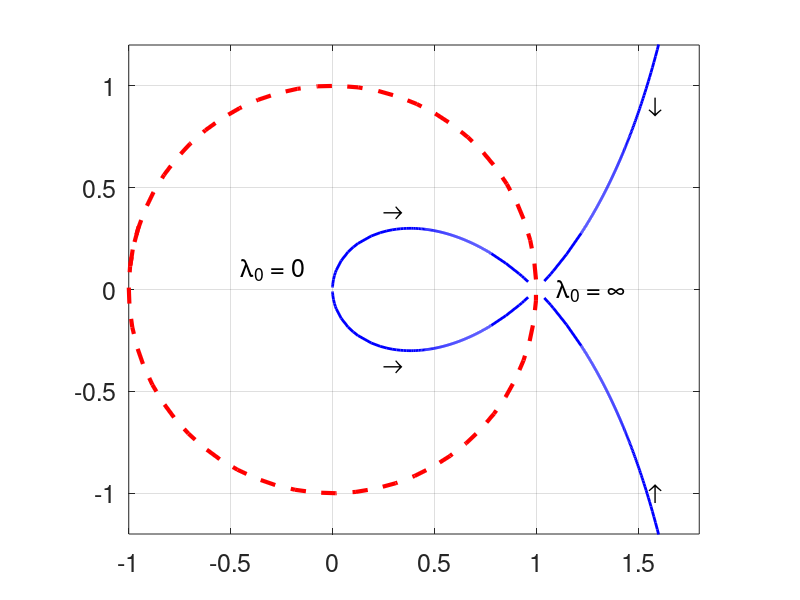
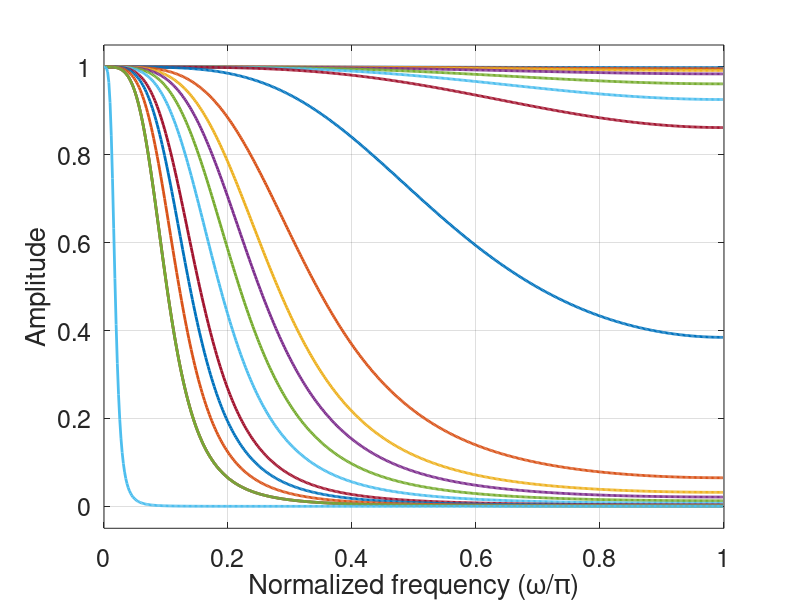
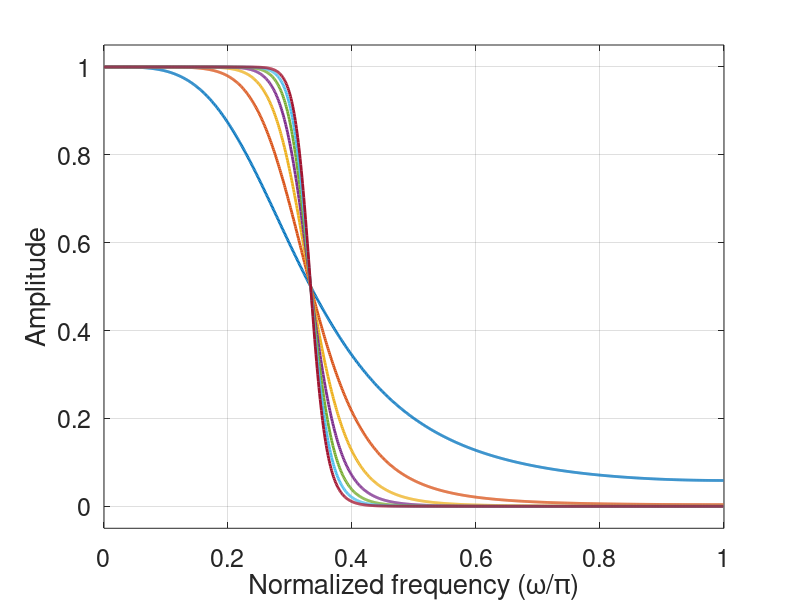

Write MATLAB code to recreate these figures, in order.
clear
close all
clc

% Fixed-Order variable Lambda
DiffOrder = 2; % smoothness constraint order greater than 1
% lambda = [1e-2 : 1e-2 : 100 500 1000 10000]; % smoothness factor
lambda = [1e-4 2.5e-4 5e-4 1e-3 2.5e-3 5e-3 7.5e-3 1e-2 2.5e-2 5e-2 7.5e-2 1e-1:1e-1:100 500 5000 1e4 2e4 1e5]; % smoothness factor
% lambda = logspace(-3, 10, 1000);
h = diff([zeros(1, DiffOrder) 1 zeros(1, DiffOrder)], DiffOrder);
phi = conv(h,h);
N = 512;
r = zeros(length(lambda), 2*DiffOrder);
H = zeros(N, length(lambda));
W = zeros(N, length(lambda));
for i = 1 : length(lambda),
    gg = phi*lambda(i);
    midindex = (length(phi)+1)/2;
    gg(midindex) = gg(midindex) + 1;
    r(i,:) = roots(gg);
    [H(:, i), W(:, i)] = freqz(sum(gg),gg, N);
end

% Fixed-Lambda variable order
DiffOrder = [2 4 6 8 10 12 14]; % smoothness constraint order greater than 1
llambda = 1; % smoothness factor

N = 1024;
HH = zeros(N, length(DiffOrder));
WW = zeros(N, length(DiffOrder));
for i = 1 : length(DiffOrder),
    hh = diff([zeros(1, DiffOrder(i)) 1 zeros(1, DiffOrder(i))], DiffOrder(i));
    phiphi = conv(hh,hh);
    gg = phiphi*llambda;
    %     gg = phiphi*llambda^(DiffOrder(i));
    midindex = (length(phiphi)+1)/2;
    gg(midindex) = gg(midindex) + 1;
    [HH(:, i), WW(:, i)] = freqz(sum(gg),gg, N);
end

theta = -1.1*pi:.1:pi;

figure
hold on
% plot(r,'bx', 'linewidth', 2);
plot(r,'b', 'linewidth', 2);
plot(cos(theta),sin(theta),'r--', 'linewidth', 3);
axis([-1 1.8 -1.2 1.2]);
axis equal
set(gca,'box','on');
set(gca,'FontSize',18);
grid on;
text(-.45, .1, '\lambda_0 = 0', 'FontSize', 18);
text(1.1, 0, '\lambda_0 = \infty', 'FontSize', 18);
text(.25, .38, '\rightarrow', 'FontSize', 18);
text(.25, -.38, '\rightarrow', 'FontSize', 18);
text(1.55, 0.9, '\downarrow', 'FontSize', 18);
text(1.55, -1, '\uparrow', 'FontSize', 18);
% % % text(1., 1.05, '\lambda_0 = 0', 'FontSize', 18);
% % % text(1., -1.05, '\lambda_0 = 0', 'FontSize', 18);

figure
fg2 = plot(W(:, 1)/pi, (abs(H(:,[1, 2, 3, 4, 5, 6, 8, 12, 20, 30, 40, 60, 100, 200, 300, 500, 1002, 1003, 1004, end]))), 'linewidth', 2);
grid
set(gca,'FontSize',18);
axis([0 1 -.05 1.05]);
xlabel('Normalized frequency (\omega/\pi)');
ylabel('Amplitude');
set(gca,'box','on');

figure
fg3 = plot(WW(:, 1)/pi, abs(HH), 'linewidth', 2);
grid
set(gca,'FontSize',18);
axis([0 1 -.05 1.05]);
xlabel('Normalized frequency (\omega/\pi)');
ylabel('Amplitude');
set(gca,'box','on');

% figuresize(3 , 3);

% figure
% plot(W(:, 1)/pi, (angle(H(:,[1, 2, 3, 4, 5, 6, 8, 12, 20, 30, 40, 60, 100, 200, 300, 500, 1002, 1003, 1004, end]))), 'linewidth', 2);
% grid
% set(gca,'FontSize',18);
% % axis([0 1 0 1]);
% xlabel('Normalized frequency (2f/f_s)');
% ylabel('Phase (rad)');
% set(gca,'box','on');

% % % pos = get(gca,'Position');
% % % arrowObj = annotation('arrow',[.01 .012] + .3,[.228 .32] + pos(2));

% h = quiver(0.01,0.15,0.1*cos(pi/3.5),0.1*sin(pi/3.5));
% set(h, 'color', 'k', 'linewidth', 1.5, 'MarkerSize', 12, 'MaxHeadSize', 5);
% set(gca, 'XLim', [1 10], 'YLim', [1 10]);

% set(arrowObj, 'Units', 'centimeters');
% set(arrowObj, 'Position', [1 1 3 5]);
% set(gca,'LineWidth',2);

% % % num = 1;
% % % den = phi;
% % %
% % % sys = tf(num, den);
% % % zero = roots(num);
% % % pole = roots(den);
% % %
% % % figure
% % % rlocus(-sys, lambda);
% % %
% % % [R K] = rlocus(-sys, lambda);
% % % figure;
% % % hold on;
% % % for i = 1:size(R,1)
% % %     plot(real(R(i,:)),imag(R(i,:)),'linewidth',3);
% % % end
% % % for i = 1:length(pole)
% % %     plot(real(pole(i)),imag(pole(i)),'kx','linewidth',2,'markersize',12);
% % % end
% % % for i = 1:length(zero)
% % %     plot(real(zero(i)),imag(zero(i)),'ko','linewidth',2,'markersize',12);
% % % end
% % % xlabel('Real','fontsize',14);
% % % ylabel('Imaginary','fontsize',14);
% % % set(gca,'fontsize',14);
% % % set(gca,'box','on');

%
% gg = phi*SmoothnessFactor;
% midindex = (length(phi)+1)/2;
% gg(midindex) = gg(midindex) + 1;
% r = roots(gg);
% r_abs = abs(r);
% I_causal = r_abs < 0.9999;
% r_causal = r(I_causal);
% p_causal = poly(r_causal);
% y = filtfilt(sum(p_causal), p_causal, x);
%
% close all;
% clear;
% fs = 256;
% f0 = 50;
%
